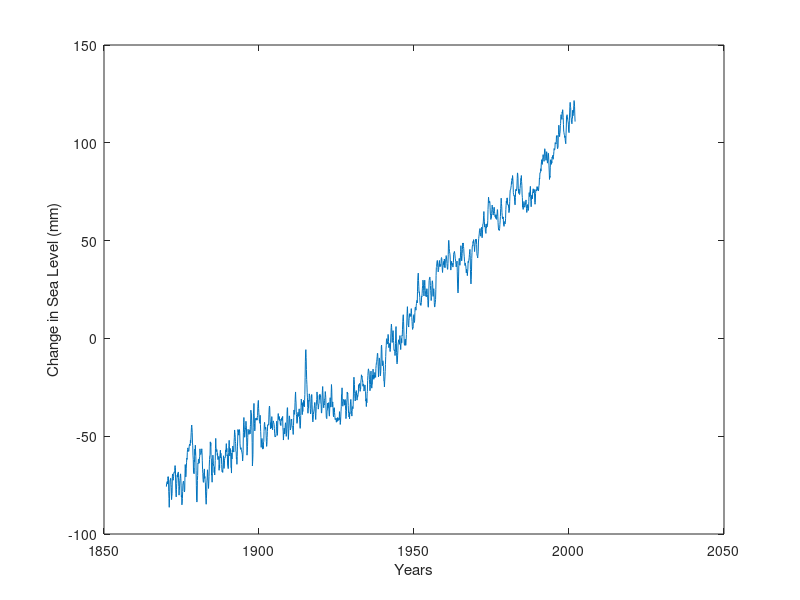
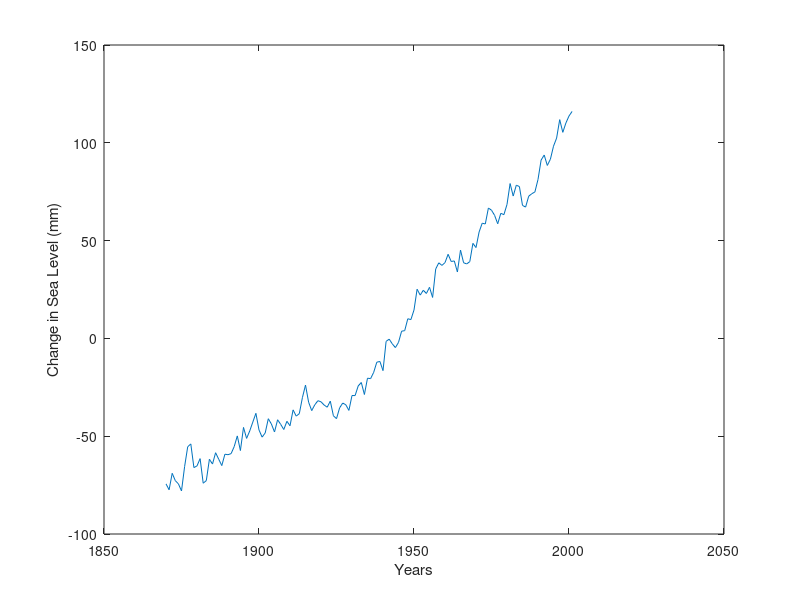

Here is the MATLAB script that generated these plots, in order: (Note: this script raises an error after producing the figures.)
%% Grace, Nolen, and KTP
% Hawaii sea level rise

%% Step #1: load in dataset 1 --> monthly global mean sea level rise 1870-2001 from .txt file
% File info: Columns: Year, Sea Level (mm) from, Standard deva
fileID = fopen('church_white_grl_gmsl.txt','r');
rawglobalslr = fscanf(fileID,'%f %f %f',[3, Inf]);
fclose(fileID);

globalslr = rawglobalslr';

%%
%convert years from scientific notation to decimal notation
allYears = unique(fix(globalslr(:,1)))
%yearList = NaN*zeros(length(allYears),1);    
% 

k=1;
for year = allYears(1):allYears(end)              
    yearList(k,1) = year;
    indYear = find(fix(globalslr(:,1)) == year);
    yearMean = mean(globalslr(indYear,2));
    yearList(k,2) = yearMean;
    k=k+1;
end
%% Step #1a: analyze dataset 1

figure(1); clf;
%sea level (mm) by time 1860-present
plot(globalslr(:,1),globalslr(:,2));
xlabel('Years');
ylabel('Change in Sea Level (mm)');

figure(2); clf;
%sea level (mm) by time 1860-present
plot(yearList(:,1),yearList(:,2));
xlabel('Years');
ylabel('Change in Sea Level (mm)');

%% Step #2 load in dataset 2 --> local sea level rise, Hawaii cities 
% info: from 1927-present

%Var1 = year
%Var2 = month
%Var3 = day
%Var4 = sea level (units?)
% lat lon

honoluluData = readtable('d057_honolulu.csv');      %21.30700	-157.86700
nawiliwiliData = readtable('d058_nawiliwili.csv');  %21.96700	-159.35000
kahuluiData = readtable('d059_kahului.csv');        %20.90000	-156.46700
hiloData = readtable('d060_hilo.csv');              %19.73300	-155.06700
mokuoloeData = readtable('d061_mokuoloe.csv');      %21.43300	-157.80000
barbersptData = readtable('d547_barberspoint.csv'); %21.32000	-158.12000
kaumalapauData = readtable('d548_kaumalapau.csv');  %20.78000	-156.90000
kawaihaeData = readtable('d552_kawaihae.csv');      %20.03300	-155.83300

cityLat = [21.30700, 21.96700, 20.90000, 19.73300, 21.43300, 21.32000, 20.78000, 20.03300];
cityLon = [-157.86700, -159.35000, -156.46700, -155.06700, -157.80000, -158.12000, -156.90000, -155.83300]

%% figuring out how to convert monthly mean to yearly means
%convert years from scientific notation to decimal notation
% honYears = table2array(unique(honolulu(:,1)));
% 
% k=1;
% for year = honYears(1):honYears(end)              
%     honList(k,1) = year;
%     indYear = find(table2array(honolulu(:,1)) == year);
%     yearMean = mean(table2array(honolulu(indYear,4)));
%     honList(k,2) = yearMean;
%     k=k+1;
% end
%% using MonthToYearMean function to condense data to yearly means
%dataNames = {honoluluData nawiliwiliData kahuluiData hiloData mokuoloeData barbersptData kaumalapauData kawaihaeData}

honolulu = MonthToYearMean(honoluluData);
nawiliwili = MonthToYearMean(nawiliwiliData);
kahului = MonthToYearMean(kahuluiData);
hilo = MonthToYearMean(hiloData);
mokuoloe = MonthToYearMean(mokuoloeData);
barberspt = MonthToYearMean(barbersptData);
kaumalapau = MonthToYearMean(kaumalapauData);
kawaihae = MonthToYearMean(kawaihaeData);
%% excluding outliers

honSort = rmoutliers(honolulu);
nawSort = rmoutliers(nawiliwili);
kahSort = rmoutliers(kahului);
hilSort = rmoutliers(hilo);
mokSort = rmoutliers(mokuoloe);
barSort = rmoutliers(barberspt);
kauSort = rmoutliers(kaumalapau);
kawSort = rmoutliers(kawaihae);

% figure(3); clf;
% subplot(2,1,1);
% plot(honSort(:,1),honSort(:,2));
% subplot(2,1,2);
% plot(honolulu(:,1),honolulu(:,2));
%% plotting each local sea level rise (with and without outliers)

placeNames = {honolulu nawiliwili kahului hilo mokuoloe barberspt kaumalapau kawaihae};
sortedNames = {honSort, nawSort, kahSort, hilSort, mokSort, barSort, kauSort, kawSort};

for num = 1:8
    figure(2+num); clf;
%without outliers
    subplot(2,1,1);
    plot(sortedNames{num}(:,1),sortedNames{num}(:,2)); 
%with outliers
    subplot(2,1,2);
    plot(placeNames{num}(:,1),placeNames{num}(:,2)); %with outliers
    xlabel('Years');
    ylabel('Change in Sea Level (mm)');
end

%% plotting all local stations on one graph

sortedNames = {honSort, nawSort, kahSort, hilSort, mokSort, kauSort, kawSort};
for num = 1:7
    plot(sortedNames{num}(:,1),sortedNames{num}(:,2),'LineWidth',2);
    hold on
end
xlabel('Years');
ylabel('Sea Level (mm)')
legend('honolulu','nawiliwili','kahului','hilo','mokuoloe','kaumalapau','kawaihae');
    
%%
figure(11); clf
worldmap([18 23],[-160 -154])
geoshow('landareas.shp','FaceColor','black')
title('Tidal Gauge Locations')
scatterm(cityLat,cityLon,50,'r','filled');

%% Step #2b: For each location, average the data to yearly values

%% Step #2c: Average the 7 cities for a 'Hawaiian' Sea level data set
% maybe not do this? hard bc the cities have different time scales
% instead going to calculate rates of change, I think

%% Step #3: load in dataset 3 --> global monthly SST 1891-present from .nc file
% data from NOAA
% NBB has full global data set on her comp. It runs through SSTdata
% info: from 1891-present
%       this is only the Hawaiian subset
%       3D which goes lon X lat X time
%       time is months from 1891 January to 2019 March

ncfile = 'SST1x1Hawaii.nc' ; % nc file name
% To get information about the nc file
ncinfo(ncfile);
% to display nc file
ncdisp(ncfile);
% to read a variable 'var' exisiting in nc file
sstHawaii = ncread(ncfile,'sst');
%% Step #3b: Average the SST for each year
% ignore the last 'page' in this file)
sstYearlyHawaii = zeros(10,6,127);

%sum all temps over each year then divide
for i = 1:10
    for j = 1:6
        for k = 1:1523
           sstYearlyHawaii(i,j,(floor(k/12)+1)) = sstYearlyHawaii(i,j,(floor(k/12)+1)) + sstHawaii(i,j,k);
        end 
    end 
end 

%removes missing values by averaging over local area
for i = 1:10
    for j = 1:6
        for k = 1:127
           if (sstYearlyHawaii(i,j,k) > 1000000)
                   sstYearlyHawaii(i,j,k) = (sstYearlyHawaii(i+1,j,k) + sstYearlyHawaii(i-1,j,k)+sstYearlyHawaii(i,j+1,k) + sstYearlyHawaii(i,j-1,k))/4;                         
           end 
        end 
    end 
end 

%take the yearly average
sstYearlyHawaii = sstYearlyHawaii/12;

%This is the average over each page so the value for all of Hawaii
sstYearly3D =  mean(sstYearlyHawaii,[1 2]);
sstYearlyMean = zeros(127,1);

for i = 1:1
    for j = 1:1
        for k = 1:127
           sstYearlyMean(k,1) = sstYearly3D(i,j,k);
        end 
    end 
end 

sstYears = zeros(127,1);
sstYears(1,1) = 1891;
for i = 2:127
    sstYears(i,1) = sstYears(i-1,1) +1;
end 

%% Step #3c Plot SST over time
plot(sstYears(2:127,:), sstYearlyMean(2:127,:));
%%
